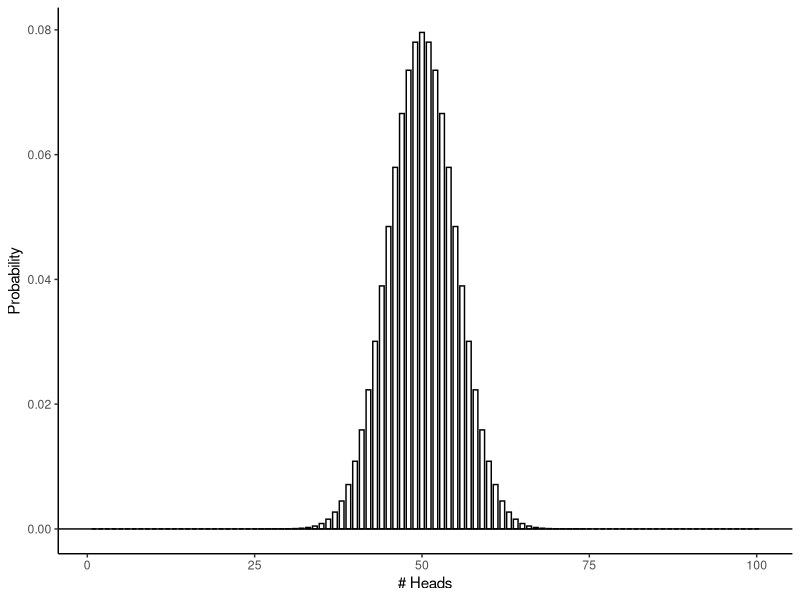
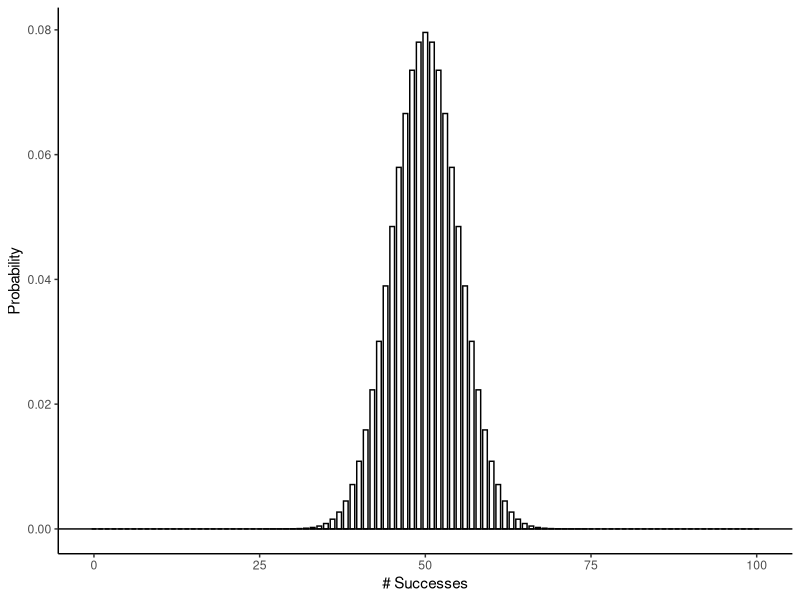
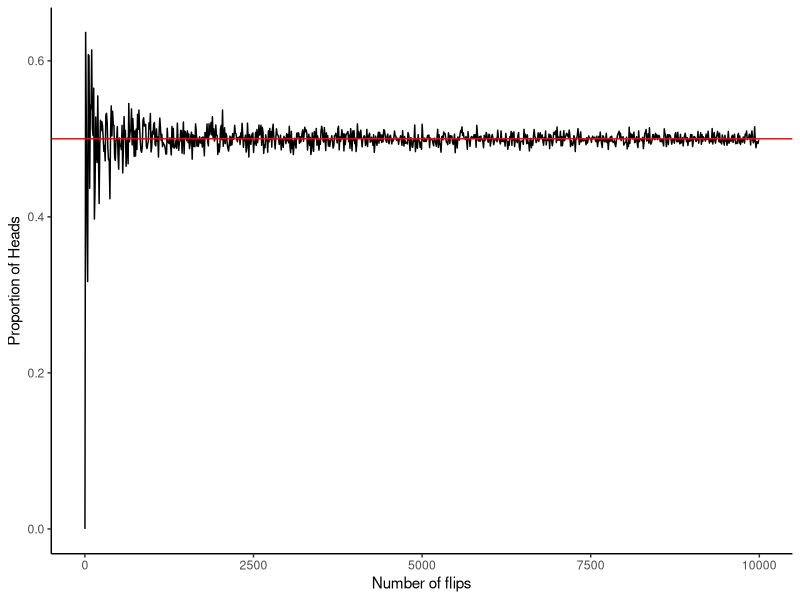
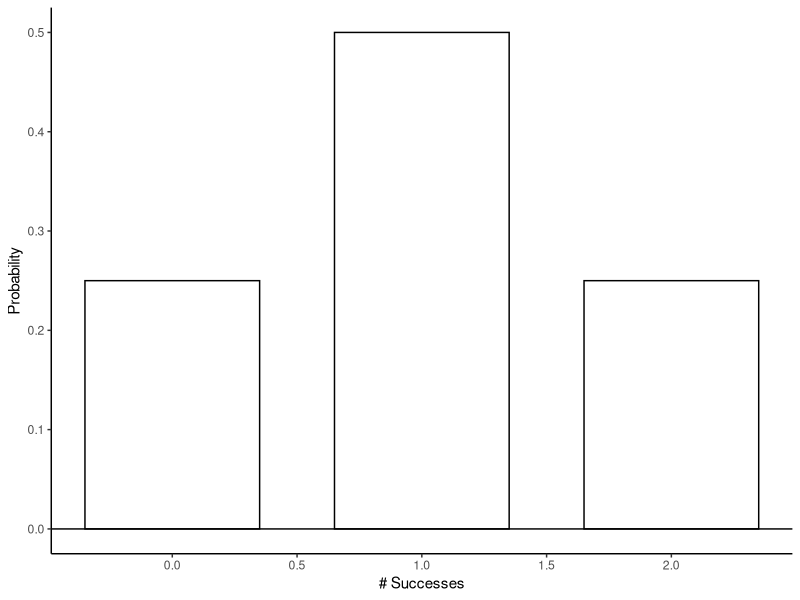
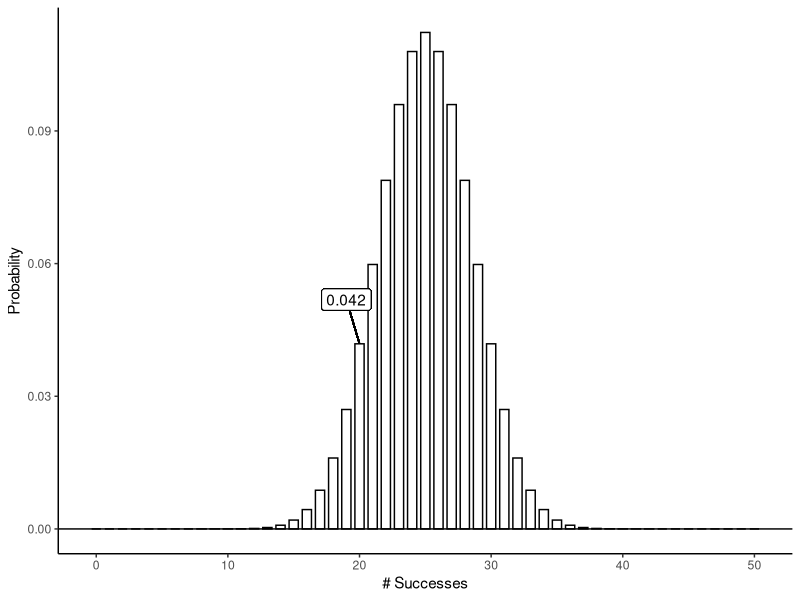
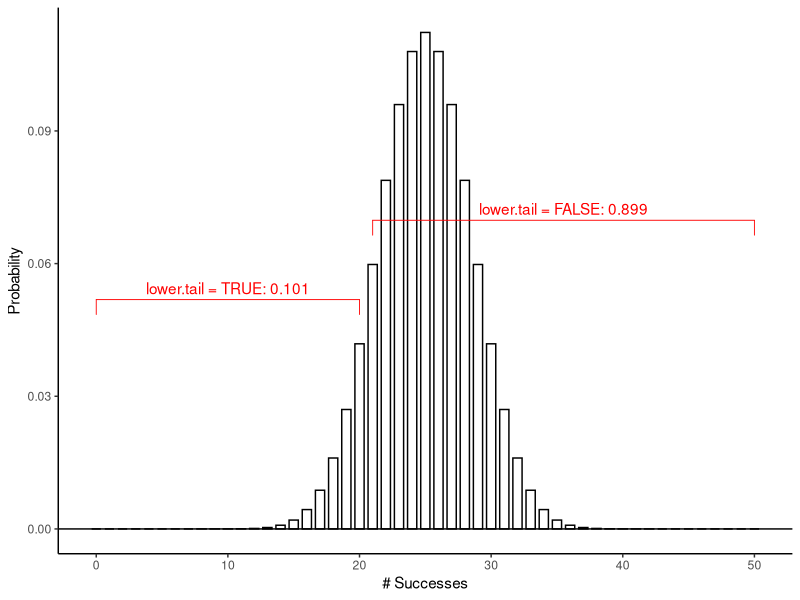
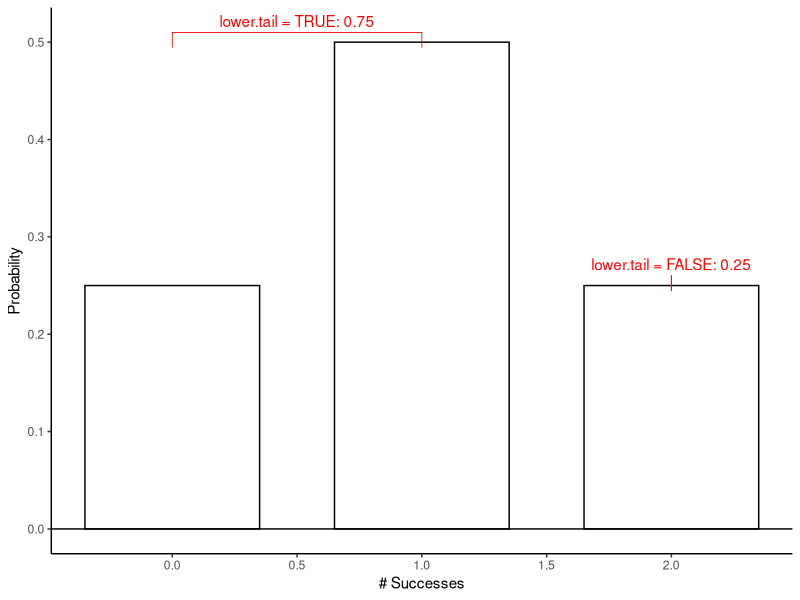
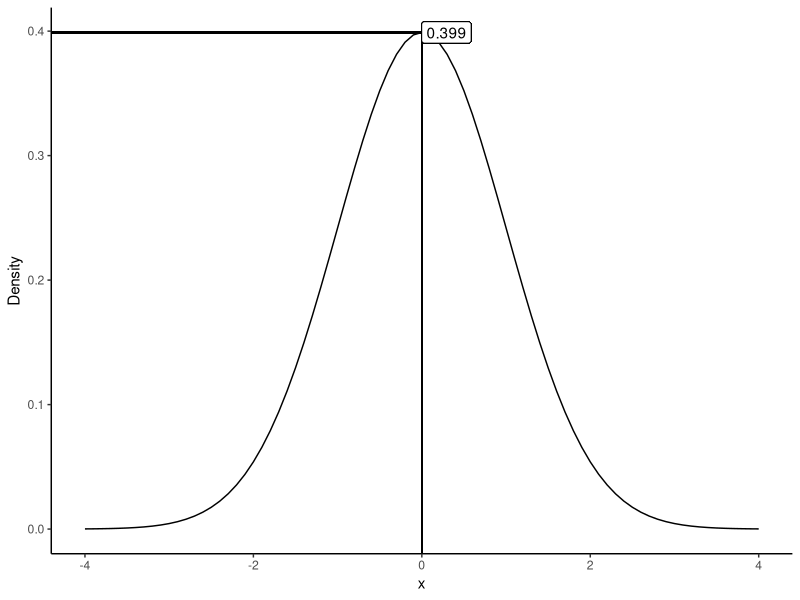

Here is the R script that generated these plots, in order:
## ---- chunk 1
# set chunk options
knitr::opts_chunk$set(message = FALSE,
                      warning = FALSE)

# suppress scientific notation
options(scipen = 999)

# load packages
library(tidyverse)
library(psych)
library(ggpubr)
## ---- chunk 2
# create probability curve

binom_dist <- data.frame(x = seq(1, 100, 1)) %>% #for the x axis, number of heads that we want to get the probability for
  mutate(prob = dbinom(x, size = 100, prob = 1/2)) #probability of any number of heads

ggplot(binom_dist, aes(x = x, y = prob))+
  geom_bar(stat = "identity", width = 0.7, fill = "white", color = "black")+
  geom_hline(yintercept = 0)+
  labs(x = "# Heads",
       y = "Probability")+
  theme_classic()

## ---- chunk 3
draw_binomial <- function(size, prob){
  
  #size: the number of trials
  #prob: probability of success

  binom_dist <- data.frame(x = 0:size) %>% #for the x axis, all possible successes for the x axis
    mutate(prob = dbinom(x, size = size, prob = prob)) #probability of any number of heads
  
  (plt <- ggplot(binom_dist, aes(x = x, y = prob))+
      geom_bar(stat = "identity", width = 0.7, fill = "white", color = "black")+
      geom_hline(yintercept = 0)+
      labs(x = "# Successes",
           y = "Probability")+
      theme_classic())
  
  return(plt)
}

draw_binomial(100, 0.5)
## ---- chunk 4
set.seed(1)
## ---- chunk 5
#side note: if we wrap a command in parentheses, it will assign the output of a function to the object and still print it at the same time!
(flip <- rbinom(n = 10, #trials
       size = 1, #number of coins per trial
       prob = 0.5)) #probability of success (1)
## ---- chunk 6
mean(flip)
## ---- chunk 7
flip <- rbinom(n = 10000, #trials
       size = 1, #number of coins per trial
       prob = 0.5) #probability of success (1)

mean(flip)
## ---- chunk 8
rbinom(n = 10, size = 2, prob = 1/2) 
## ---- chunk 9

flip_simulation <- data.frame(N_flips = seq(1, 10000, by = 10), #this is the number of flips we want to look at
                              prop_head = NA) #just a placeholder, we're going to fill this with the proportions iteratively

#Don't worry too much about the code below, but this is a for loop, implementing an iterative process
for (i in 1:nrow(flip_simulation)){ #this is telling R to go through each row of our data frame
  #and then we fill the proportion of head column with the proportion of heads from the result of the binomial process
  flip_simulation$prop_head[i] <- mean(rbinom(n = flip_simulation$N_flips[i], size = 1, prob = 0.5))
}

ggplot(flip_simulation, aes(x  = N_flips, y = prop_head))+
  geom_line()+
  geom_hline(yintercept = 0.5, color = "red")+
  labs(x = "Number of flips",
       y = "Proportion of Heads")+
  theme_classic()
## ---- chunk 10
# your code here
## ---- chunk 11
# your code here
## ---- chunk 12
# your code here
## ---- chunk 13
dbinom(x = 1, size = 2, prob = .5)
draw_binomial(size = 2, prob = .5) #that checks out!
## ---- chunk 14
# HT + TH
(.5 * .5) + (.5 * .5)
## ---- chunk 15
# your code here
## ---- chunk 16
# your code here
## ---- chunk 17
# your code here
## ---- chunk 18
dbinom(x = 20, size = 50, prob = 0.5)

draw_binomial(size = 50, prob = 0.5)+
  geom_segment(aes(x = 20-1, xend = 20, y = dbinom(x = 20, size = 50, prob = 0.5)+0.01, yend = dbinom(x = 20, size = 50, prob = 0.5)))+
  geom_label(aes(x = 20-1, y = dbinom(x = 20, size = 50, prob = 0.5)+0.01, label = round(dbinom(x = 20, size = 50, prob = 0.5), 3)))
## ---- chunk 19
pbinom(q = 1, size = 2, prob = 1/2)
## ---- chunk 20
# HT + TH + TT
(.5 * .5) + (.5 * .5) + (.5 * .5)
## ---- chunk 21
pbinom(q = 1, size = 2, prob = 1/2, lower.tail = FALSE)
## ---- chunk 22
#this is just for instruction purposes, no need to fully understand this code
q <- 20
size <- 50
prob <- 0.5

draw_binomial(size = size, prob = prob)+
  geom_bracket(xmin = 0, xmax = q, 
               y.position = (dbinom(x = q, size = size, prob = prob)+0.01), 
               label = paste0("lower.tail = TRUE: ", round(pbinom(q = q, size = size, prob = prob, lower.tail = TRUE), 3)), color = "red")+
  geom_bracket(xmin = q+1, xmax = size, 
               y.position = (dbinom(x = q+1, size = size, prob = prob)+0.01), 
               label = paste0("lower.tail = FALSE: ", round(pbinom(q = q, size = size, prob = prob, lower.tail = FALSE), 3)), color = "red")
## ---- chunk 23
# your code here
## ---- chunk 24
# your code here
## ---- chunk 25
# your code here
## ---- chunk 26
qbinom(p = 1.00, size = 10, prob = 1/2, lower.tail = TRUE)
## ---- chunk 27

q <- 1
size <- 2
prob <- 0.5

#this is just for instruction purposes, no need to fully understand this code
draw_binomial(size = size, prob = prob)+
  geom_bracket(xmin = 0, xmax = q, 
               y.position = (dbinom(x = q, size = size, prob = prob)+0.01), 
               label = paste0("lower.tail = TRUE: ", round(pbinom(q = q, size = size, prob = prob, lower.tail = TRUE), 3)), color = "red")+
  geom_bracket(xmin = q+1, xmax = size, 
               y.position = (dbinom(x = q+1, size = size, prob = prob)+0.01), 
               label = paste0("lower.tail = FALSE: ", round(pbinom(q = q, size = size, prob = prob, lower.tail = FALSE), 3)), color = "red")

#At what number of successes (or less) is X% of the distribution covered?
qbinom(p = 0.75, size = size, prob = prob, lower.tail = TRUE)

#Above (!) what number of successes is X% of the distribution covered?
qbinom(p = 0.75, size = size, prob = prob, lower.tail = FALSE)

## ---- chunk 28
# your code here
## ---- chunk 29
# your code here
## ---- chunk 30
# your code here
## ---- chunk 31

draw_normal <- function(M, SD){
  
  #M = mean of the normal distribution we want to draw
  #SD = sd of the normal distribution we want to draw
  
  x = seq(M - 4*SD, M + 4*SD, 0.1) #this is for the x axis, we're plotting a range from M +/- 4 SD, that covers most of the interesting part of the distribution
  
  norm_dist <- data.frame(x = x) %>% 
    mutate(prob = dnorm(x, mean = M, sd = SD)) #probability of any number of heads
  
  (plt <- ggplot(norm_dist, aes(x = x, y = prob))+
    geom_line()+
    labs(x = "x",
         y = "Density")+
    theme_classic())
  
  return(plt)
  
}

## ---- chunk 32
set.seed(2)
## ---- chunk 33
x <- rnorm(n = 5, mean = 0, sd = 1)
x
## ---- chunk 34
mean(x)
sd(x)
## ---- chunk 35
# your code here
## ---- chunk 36
# your code here
## ---- chunk 37
dnorm(x = 0, mean = 0, sd = 1)

draw_normal(M = 0, SD = 1) +
  geom_segment(x = 0, xend = -Inf, y = dnorm(x = 0, mean = 0, sd = 1), yend = dnorm(x = 0, mean = 0, sd = 1))+
  geom_segment(x = 0, xend = 0, y = -Inf, yend = dnorm(x = 0, mean = 0, sd = 1))+
  geom_label(label = round(dnorm(x = 0, mean = 0, sd = 1), 3), x = 0, y = dnorm(x = 0, mean = 0, sd = 1), hjust = 0)

## ---- chunk 38
dnorm(x = 1, mean = 0, sd = 1)
## ---- chunk 39
# your code here
## ---- chunk 40
pnorm(q = 0, mean = 0, sd = 1, lower.tail = TRUE)

q <- 0
M <- 0
SD <- 1

draw_normal(M = M, SD = SD)+
  geom_vline(xintercept = q)+
  geom_label(x = q, y = 0, label = q)+
  geom_bracket(xmin = -4, xmax = q, 
               y.position = (dnorm(x = q, mean = M, sd = SD)+0.01), 
               label = paste0("lower.tail = TRUE: ", round(pnorm(q = q, mean = 0, sd = 1, lower.tail = TRUE), 3)), color = "red")+
  geom_bracket(xmin = q+0.01, xmax = Inf, 
               y.position = (dnorm(x = q, mean = M, sd = SD)+0.03), 
               label = paste0("lower.tail = FALSE: ", round(pnorm(q = q, mean = 0, sd = 1, lower.tail = FALSE), 3)), color = "red")

## ---- chunk 41
pnorm(q = 40, mean = 50, sd = 10, lower.tail = TRUE)
## ---- chunk 42
# your code here

## ---- chunk 43
# your code here
## ---- chunk 44
qnorm(p = .00135, mean = 0, sd = 1)
## ---- chunk 45
# your code here
## ---- chunk 46
# your code here
## ---- chunk 47
# your code here
## ---- chunk 48
# your code here
## ---- chunk 49
# your code here
## ---- chunk 50
# your code here
## ---- chunk 51
# your code here
## ---- chunk 52
# your code here
## ---- chunk 53
# your code here
## ---- chunk 54
# your code here
## ---- chunk 55
# your code here
## ---- chunk 56
# your code here
